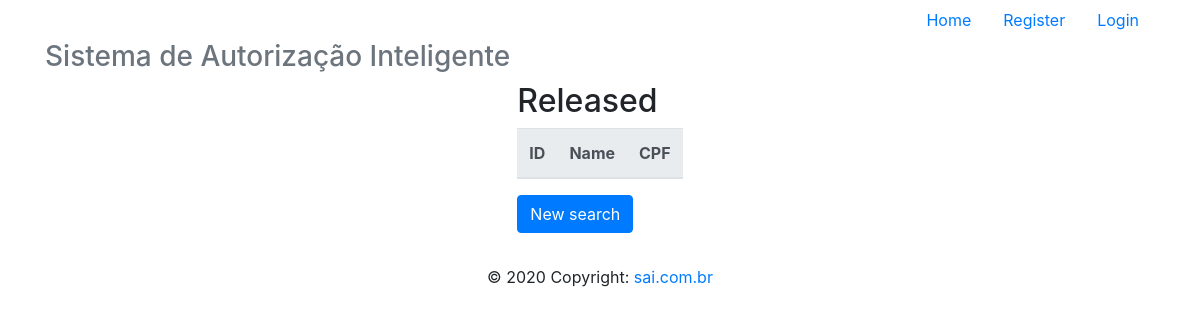
Page /readAllReleased/willnoob on the earlier database version.
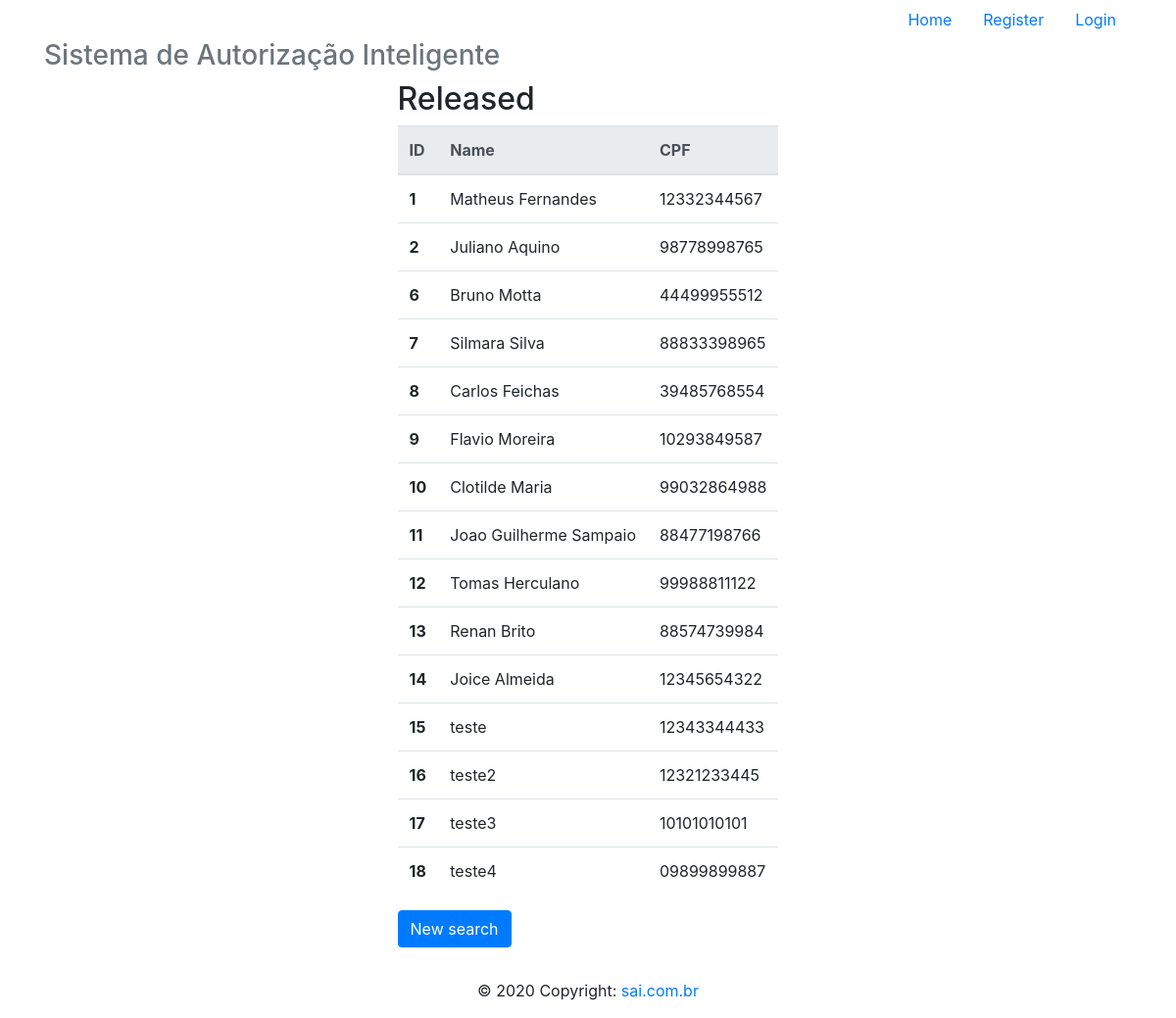
Same page on the later database version.
### app/models/tables.py (models this page shows, shortened)
class Released(db.Model):
    __tablename__ = "released"
    id = db.Column(db.Integer, primary_key=True)
    name = db.Column(db.String)
    cpf = db.Column(db.String, unique=True)
    user_id = db.Column(db.Integer, db.ForeignKey('users.id'))
    user = db.relationship('User', foreign_keys=user_id)

### app/controllers/default.py (the view)
@app.route("/readAllReleased/<username>", methods=['GET', 'POST'])
@app.route("/readAllReleased", methods=['GET', 'POST'])
def readAllReleased(username):
    user = User.query.filter_by(username=username).first()
    lista = Released.query.filter_by(user_id=user.id)
    return render_template('readAllReleased.html',
                            lista=lista)

### app/templates/readAllReleased.html
{% extends 'base.html' %}
{% block content %}
    <div class="d-flex justify-content-center">
        <div class="form-group">
                <h2>Released</h2>
            <table class="table">
                <thead class="thead-light">
                <tr>
                    <th scope="col">ID</th>
                    <th scope="col">Name</th>
                    <th scope="col">CPF</th>
                </tr>
                </thead>
                <tbody>
                    {% for released in lista %}
                        <tr>
                            <th scope="row">{{ released.id }}</th>
                            <td>{{ released.name }}</td>
                            <td>{{ released.cpf }}</td>
                        </tr>
                    {% endfor %}
                </tbody>
            </table>
            <form action="{{ url_for('readReleased', username=current_user.username) }}" method="POST">
                <button type="submit" class="btn btn-primary" name="newSearch">New search</button>
            </form>
        </div>
    </div>
{% endblock %}

### app/templates/base.html (shortened to what this page needs)
<!DOCTYPE html>
<html lang="pt-br">
  <head>
    <link href="{{ url_for('static',filename='css/bootstrap.min.css') }}" rel="stylesheet">
  </head>
  <body>
    <div class="container">
      <div class="header clearfix">
        <nav>
          <ul class="nav nav-pills justify-content-end">
            <li class="nav-item">
              <a class="nav-link" href="{{ url_for('index') }}">Home</a>
            </li>
            {% if current_user.is_authenticated %}
              {% if current_user.username == 'admin' %}
                <li class="nav-item">
                  <a class="nav-link" href="{{ url_for('logout') }}">Logout</a>
                </li>
              {% else %}
                <li class="nav-item">
                  <a class="nav-link" href="{{ url_for('whitelist') }}">White List</a>
                </li>
                <li class="nav-item">
                  <a class="nav-link" href="{{ url_for('logout') }}">Logout</a>
                </li>
              {% endif %}
            {% else %}
              <li class="nav-item">
                <a class="nav-link" href="{{ url_for('register') }}">Register</a>
              </li>
              <li class="nav-item">
                <a class="nav-link" href="{{ url_for('login') }}">Login</a>
              </li>
            {% endif %}
          </ul>
        </nav>
        <h3 class="text-muted">Sistema de Autorização Inteligente</h3>
      </div>
      {% block content %}
      {% endblock %}
    <footer class="page-footer font-small blue">
      <div class="footer-copyright text-center py-3">© 2020 Copyright:
        <a href="#"> sai.com.br</a>
      </div>
    </footer>
    </div>
  </body>
</html>

Differences in the rows shown:
added Released: id "1", name "Matheus Fernandes", cpf "12332344567"
added Released: id "2", name "Juliano Aquino", cpf "98778998765"
added Released: id "6", name "Bruno Motta", cpf "44499955512"
added Released: id "7", name "Silmara Silva", cpf "88833398965"
added Released: id "8", name "Carlos Feichas", cpf "39485768554"
added Released: id "9", name "Flavio Moreira", cpf "10293849587"
added Released: id "10", name "Clotilde Maria", cpf "99032864988"
added Released: id "11", name "Joao Guilherme Sampaio", cpf "88477198766"
added Released: id "12", name "Tomas Herculano", cpf "99988811122"
added Released: id "13", name "Renan Brito", cpf "88574739984"
added Released: id "14", name "Joice Almeida", cpf "12345654322"
added Released: id "15", name "teste", cpf "12343344433"
added Released: id "16", name "teste2", cpf "12321233445"
added Released: id "17", name "teste3", cpf "10101010101"
added Released: id "18", name "teste4", cpf "09899899887"
